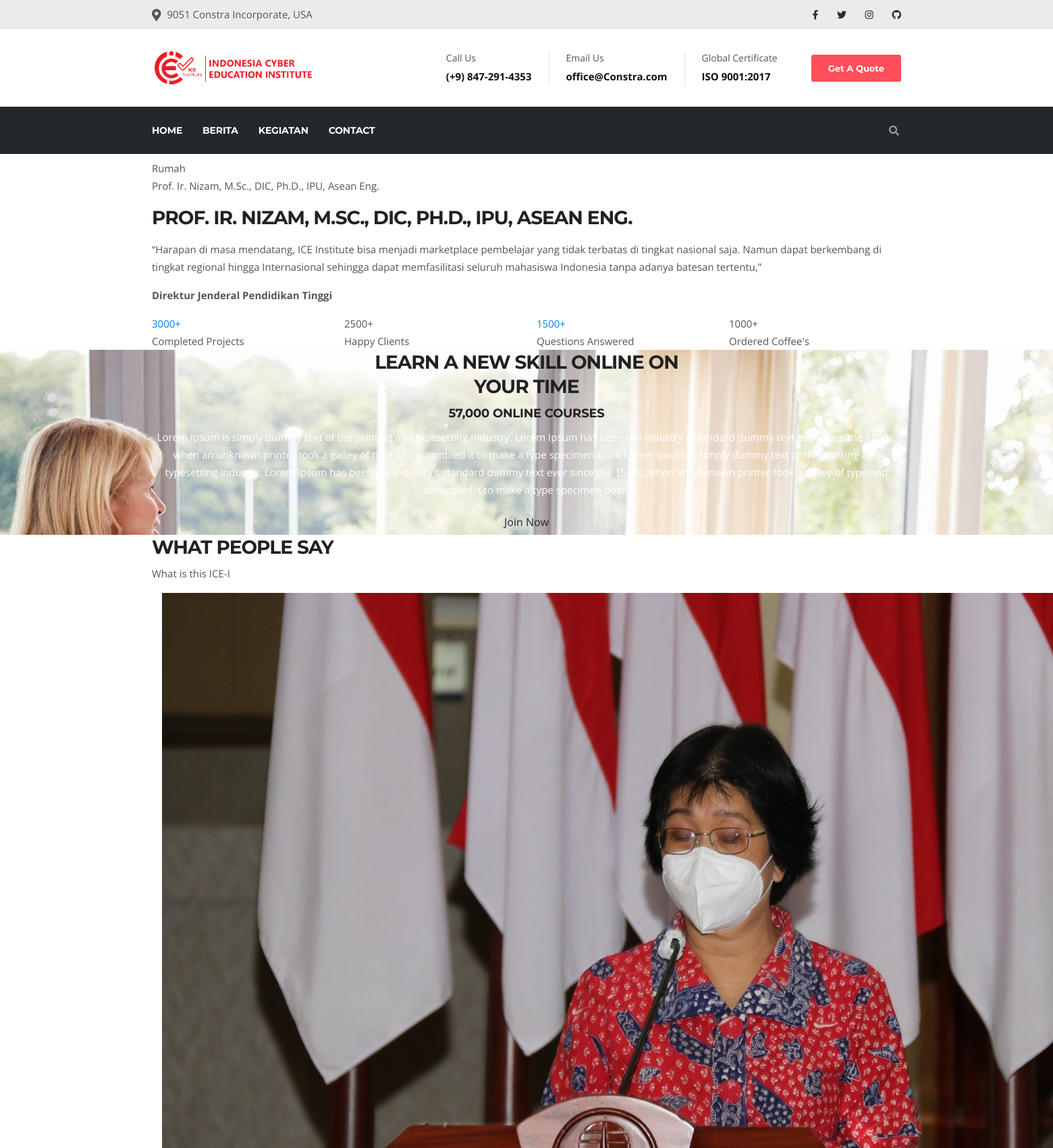
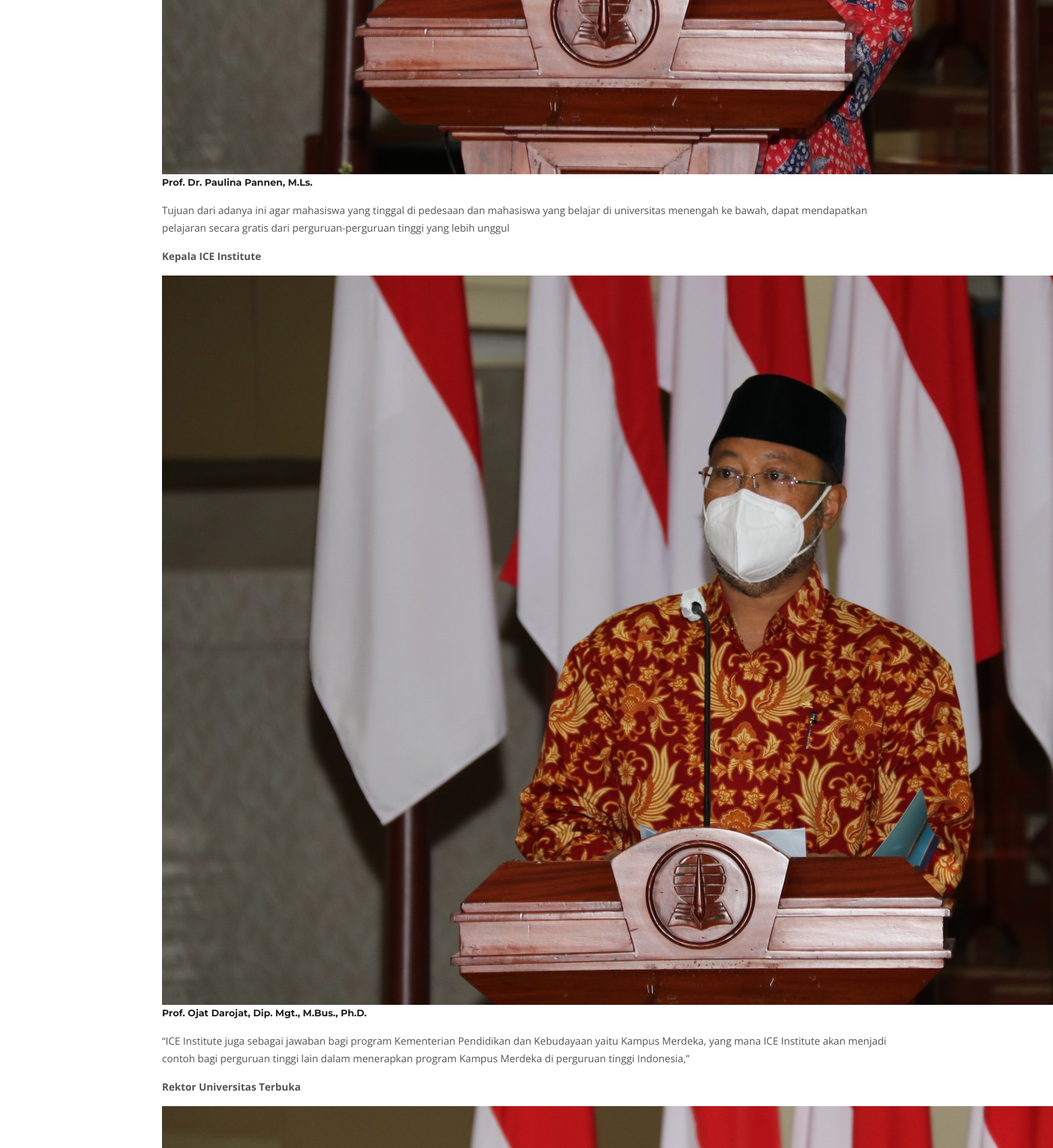
The page /home/about/prof-ir-nizam-msc-dic-phd-ipu-asean-eng (upper part) on the database its author committed (2 pictures, top to bottom).
### tables this page shows
CREATE TABLE `tb_blog` (
  `id_blog` varchar(64) NOT NULL,
  `title` varchar(255) NOT NULL,
  `slug_title` varchar(255) NOT NULL,
  `meta` text NOT NULL,
  `description` text NOT NULL,
  `tags` varchar(200) NOT NULL,
  `id_kategori` int(11) NOT NULL,
  `id_sub` int(11) NOT NULL,
  `id_user` int(11) NOT NULL,
  `status` enum('draft','post','delete','') NOT NULL,
  `create_ad` timestamp NOT NULL DEFAULT current_timestamp() ON UPDATE current_timestamp(),
  `update_ad` timestamp NOT NULL DEFAULT '0000-00-00 00:00:00' ON UPDATE current_timestamp(),
  `image` varchar(255) NOT NULL DEFAULT 'default.jpg'
);

### application/views/frontand/setup/content.php (called while the page is built)
<?php
if ($isi){
	$this->load->view($isi);
}

### application/views/frontand/setup/konek.php (called while the page is built)
<?php
require_once('head.php');
require_once('header.php');
require_once('content.php');
require_once('footer.php');

### application/controllers/Home.php (called while the page is built, shortened)
<?php
class Home extends CI_Controller {
	public function __construct()
	{
		$this->load->model("Slide_m");
		$this->load->model('Blog_m');
	}
	public function about($slug_title=NULL)
	{
			  $people= $this->Blog_m->getPeople();
			  $about= $this->Blog_m->getAbout();
			  $kegiatanmenu= $this->Blog_m->getKegiatan();
			  $panduanmenu= $this->Blog_m->getPanduan();
			  $profilmenu= $this->Blog_m->getProfil();
			  $slug= $this->Blog_m->get_news($slug_title);
			  $data  = array('x' => 'about',
				                             'people'=>$people,
				                             'about'=>$about,
				                             'slug'=>$slug,
				                             'kegiatanmenu'=>$kegiatanmenu,
				                             'panduanmenu'=>$panduanmenu,
				                             'profilmenu'=>$profilmenu,
				                             'isi'=>'frontand/page/about' );
			  $this->load->view('frontand/setup/konek',$data);
			}
		}

### index.php (called while the page is built, shortened)
<?php
require_once BASEPATH.'core/CodeIgniter.php';

### application/models/Blog_m.php (called while the page is built, shortened)
<?php defined('BASEPATH') OR exit('No direct script access allowed');
class Blog_m extends CI_Model
{
        public function getProfil()
    {
      $this->db->select('tb_blog.id_blog,tb_blog.slug_title,tb_blog.title,tb_blog.status,tb_blog.create_ad,tb_blog.update_ad,tb_blog.description,tb_blog.tags,tb_kategori.nama_kategori,tb_blog.id_kategori,tb_blog.id_sub,tb_sub_kategori.nama_sub,tb_blog.image,tb_blog.meta');
          $this->db->where('tb_blog.status = "post"');
          $this->db->where('tb_blog.id_kategori = "6"');
            $this->db->order_by('rand()');
        $this->db->join('tb_kategori','tb_kategori.id_kategori=tb_blog.id_kategori');
        $this->db->join('tb_sub_kategori','tb_sub_kategori.id_sub=tb_blog.id_sub');
        $query=$this->db->get('tb_blog');
        return $query->result();
    }
        public function getKegiatan()
    {
      $this->db->select('tb_blog.id_blog,tb_blog.slug_title,tb_blog.title,tb_blog.status,tb_blog.create_ad,tb_blog.update_ad,tb_blog.description,tb_blog.tags,tb_kategori.nama_kategori,tb_blog.id_kategori,tb_blog.id_sub,tb_sub_kategori.nama_sub,tb_blog.image,tb_blog.meta');
          $this->db->where('tb_blog.status = "post"');
          $this->db->where('tb_blog.id_kategori = "7"');
            $this->db->order_by('rand()');
        $this->db->join('tb_kategori','tb_kategori.id_kategori=tb_blog.id_kategori');
        $this->db->join('tb_sub_kategori','tb_sub_kategori.id_sub=tb_blog.id_sub');
        $query=$this->db->get('tb_blog');
        return $query->result();
    }
        public function getPanduan()
    {
      $this->db->select('tb_blog.id_blog,tb_blog.slug_title,tb_blog.title,tb_blog.status,tb_blog.create_ad,tb_blog.update_ad,tb_blog.description,tb_blog.tags,tb_kategori.nama_kategori,tb_blog.id_kategori,tb_blog.id_sub,tb_sub_kategori.nama_sub,tb_blog.image,tb_blog.meta');
          $this->db->where('tb_blog.status = "post"');
          $this->db->where('tb_blog.id_kategori = "1"');
            $this->db->order_by('rand()');
        $this->db->join('tb_kategori','tb_kategori.id_kategori=tb_blog.id_kategori');
        $this->db->join('tb_sub_kategori','tb_sub_kategori.id_sub=tb_blog.id_sub');
        $query=$this->db->get('tb_blog');
        return $query->result();
    }
        public function getPeople()
    {
      $this->db->select('tb_blog.id_blog,tb_blog.slug_title,tb_blog.title,tb_blog.status,tb_blog.create_ad,tb_blog.update_ad,tb_blog.description,tb_blog.tags,tb_kategori.nama_kategori,tb_blog.id_kategori,tb_blog.id_sub,tb_sub_kategori.nama_sub,tb_blog.image,tb_blog.meta');
          $this->db->where('tb_blog.status = "post"');
          $this->db->where('tb_blog.id_kategori = "9"');
        $this->db->join('tb_kategori','tb_kategori.id_kategori=tb_blog.id_kategori');
        $this->db->join('tb_sub_kategori','tb_sub_kategori.id_sub=tb_blog.id_sub');
        $query=$this->db->get('tb_blog');
        return $query->result();
    }
        public function getAbout()
    {
      $this->db->select('tb_blog.id_blog,tb_blog.slug_title,tb_blog.title,tb_blog.status,tb_blog.create_ad,tb_blog.update_ad,tb_blog.description,tb_blog.tags,tb_kategori.nama_kategori,tb_blog.id_kategori,tb_blog.id_sub,tb_sub_kategori.nama_sub,tb_blog.image,tb_blog.meta');
          $this->db->where('tb_blog.status = "post"');
          $this->db->where('tb_blog.id_sub = "5"');
          $this->db->limit(1);
        $this->db->join('tb_kategori','tb_kategori.id_kategori=tb_blog.id_kategori');
        $this->db->join('tb_sub_kategori','tb_sub_kategori.id_sub=tb_blog.id_sub');
        $query=$this->db->get('tb_blog');
        return $query->result();
    }
    public function get_news($slug_title = FALSE)
{
           $this->db->select('tb_blog.id_blog,tb_blog.slug_title,tb_blog.title,tb_blog.status,tb_blog.create_ad,tb_blog.update_ad,tb_blog.description,tb_blog.tags,tb_kategori.nama_kategori,tb_blog.id_kategori,tb_blog.id_sub,tb_sub_kategori.nama_sub,tb_blog.image,tb_blog.meta');
        $this->db->join('tb_kategori','tb_kategori.id_kategori=tb_blog.id_kategori');
        $this->db->join('tb_sub_kategori','tb_sub_kategori.id_sub=tb_blog.id_sub');
        $query = $this->db->get_where('tb_blog', array('slug_title' => $slug_title,'status'=>'post'));
        return $query->row_array();
}
}

### application/views/frontand/page/about.php (the view, shortened to what this page needs)
  <div class="page-content">
<div class="breadcrumb-row">
	<div class="container">
		<ul class="list-inline">
			<li><a href="<?php echo base_url()?>">Rumah</a></li>
			<li><?php echo $slug['title'];?></li>
		</ul>
	</div>
</div>
<div class="content-block">
	<div class="section-area bg-gray section-sp1 our-story">
		<div class="container">
			<div class="row align-items-center d-flex">
				<div class="col-md-12 heading-bx">
					<h2 class="m-b10"><?php echo $slug['title'];?></h2>
					<p><?php echo $slug['description'];?></p>
				</div>
			</div>
		</div>
	</div>
	<div class="section-area content-inner section-sp1">
              <div class="container">
                  <div class="section-content">
                       <div class="row">
                          <div class="col-lg-3 col-md-6 col-sm-6 col-6 m-b30">
                              <div class="counter-style-1">
                                  <div class="text-primary">
								<span class="counter">3000</span><span>+</span>
							</div>
							<span class="counter-text">Completed Projects</span>
                              </div>
                          </div>
                          <div class="col-lg-3 col-md-6 col-sm-6 col-6 m-b30">
                              <div class="counter-style-1">
							<div class="text-black">
								<span class="counter">2500</span><span>+</span>
							</div>
							<span class="counter-text">Happy Clients</span>
						</div>
                          </div>
                          <div class="col-lg-3 col-md-6 col-sm-6 col-6 m-b30">
                              <div class="counter-style-1">
							<div class="text-primary">
								<span class="counter">1500</span><span>+</span>
							</div>
							<span class="counter-text">Questions Answered</span>
						</div>
                          </div>
                          <div class="col-lg-3 col-md-6 col-sm-6 col-6 m-b30">
                              <div class="counter-style-1">
							<div class="text-black">
								<span class="counter">1000</span><span>+</span>
							</div>
							<span class="counter-text">Ordered Coffee's</span>
						</div>
                          </div>
                      </div>
                  </div>
              </div>
          </div>
	<div class="section-area section-sp2 bg-fix ovbl-dark join-bx text-center" style="background-image:url(assets/images/background/bg1.jpg);">
              <div class="container">
			<div class="row">
				<div class="col-md-12">
					<div class="join-content-bx text-white">
						<h2>Learn a new skill online on <br/> your time</h2>
						<h4><span class="counter">57,000 </span> Online Courses</h4>
						<p>Lorem Ipsum is simply dummy text of the printing and typesetting industry. Lorem Ipsum has been the industry's standard dummy text ever since the 1500s, when an unknown printer took a galley of type and scrambled it to make a type specimen book.Lorem Ipsum is simply dummy text of the printing and typesetting industry. Lorem Ipsum has been the industry's standard dummy text ever since the 1500s, when an unknown printer took a galley of type and scrambled it to make a type specimen book.</p>
						<a href="#" class="btn button-md">Join Now</a>
					</div>
				</div>
			</div>
		</div>
	</div>
	<div class="section-area section-sp2">
		<div class="container">
			<div class="row">
				<div class="col-md-12 heading-bx left">
					   <h2 class="title-head text-uppercase">what people <span>say</span></h2>
            <p>What is this ICE-I</p>
				</div>
			</div>
			<div class="testimonial-carousel owl-carousel owl-btn-1 col-12 p-lr0">
			 <?php foreach ($people as $key ) {?>
          <div class="item">
            <div class="testimonial-bx">
              <div class="testimonial-thumb">
                <img src="<?php echo base_url()?>upload/<?php echo $key->image;?>" alt="">
              </div>
              <div class="testimonial-info">
                <h5 class="name"><?php echo $key->title;?></h5>
              </div>
              <div class="testimonial-content">
                <p><?php echo $key->description;?></p>
              </div>
            </div>
          </div>
        <?php };?>
			</div>
		</div>
	</div>
</div>
  </div>

### assets/frontand/constra/css/style.css (style rules this page uses)
body, p { font-family: "Open Sans", sans-serif; text-rendering: optimizeLegibility; -webkit-font-smoothing: antialiased !important; line-height: 26px; font-size: 15px; }
h1, h2, h3, h4, h5, h6 { color: #212121; font-weight: 700; font-family: 'Montserrat', sans-serif; text-rendering: optimizeLegibility; -webkit-font-smoothing: antialiased !important; }
h2 { font-size: 28px; line-height: 36px; text-transform: uppercase; letter-spacing: -1px; }
h4 { font-size: 18px; line-height: 28px; text-transform: uppercase; letter-spacing: -.2px; }
h5 { font-size: 14px; line-height: 24px; }
html { overflow-x: hidden !important; width: 100%; height: 100%; position: relative; -webkit-font-smoothing: antialiased; text-rendering: optimizeLegibility; }
a:link, a:visited { text-decoration: none; }
a { color: inherit; transition: .2s ease; }

### rows shown on the page
tb_blog: title "Prof. Ir. Nizam, M.Sc., DIC, Ph.D., IPU, Asean Eng.", title "PROF. IR. NIZAM, M.SC., DIC, PH.D., IPU, ASEAN ENG.", description "“Harapan di masa mendatang, ICE Institute bisa menjadi marketplace pembelajar yang tidak terbatas di tingkat nasional saja. Namun dapat berkembang di tingkat regional hingga Internasional sehingga dapat memfasilitasi seluruh mahasiswa Indonesia tanpa adanya batesan tertentu,” Direktur Jenderal Pendidikan Tinggi", image (picture)
tb_blog: image (picture), title "Prof. Dr. Paulina Pannen, M.Ls.", description "Tujuan dari adanya ini agar mahasiswa yang tinggal di pedesaan dan mahasiswa yang belajar di universitas menengah ke bawah, dapat mendapatkan pelajaran secara gratis dari perguruan-perguruan tinggi yang lebih unggul Kepala ICE Institute"
tb_blog: image (picture), title "Prof. Ojat Darojat, Dip. Mgt., M.Bus., Ph.D.", description "“ICE Institute juga sebagai jawaban bagi program Kementerian Pendidikan dan Kebudayaan yaitu Kampus Merdeka, yang mana ICE Institute akan menjadi contoh bagi perguruan tinggi lain dalam menerapkan program Kampus Merdeka di perguruan tinggi Indonesia,” Rektor Universitas Terbuka"
